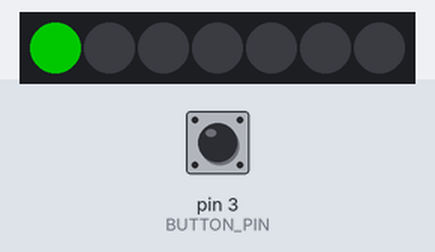
Recording of a sketch running on a simulated Arduino Uno, built with avr-gcc and run on an emulated ATmega328P. Parts: 7 RGB LEDs in strip order, left to right. The inputs (shaded band) are chosen by the test bench; at power-on: pin 3 (BUTTON_PIN) LOW. Dim RGB values are drawn brighter than linear; the strip is taken to match the declared colour order.

Above: at 1.2 s.
1.3 s: pin 3 (BUTTON_PIN) pulled HIGH for 0.15 s
At 1.9 s:
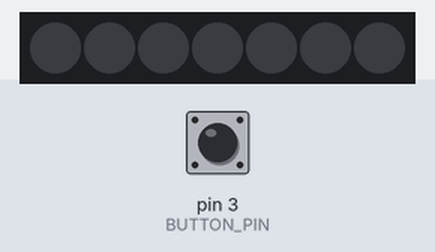
2.9 s: pin 3 (BUTTON_PIN) pulled HIGH for 1 s
At 4.3 s:
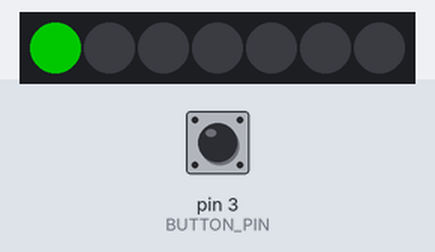
5.4 s: pin 3 (BUTTON_PIN) pulled HIGH for 3.2 s
At 6.2 s:
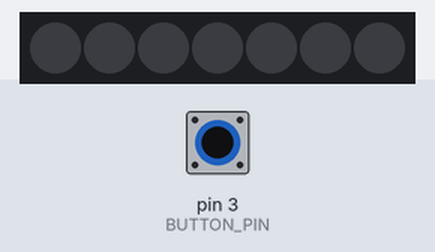
Timing chart, 0 to 8.4 s (numbered marks = the images above; inputs shaded):
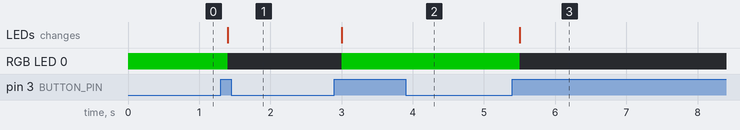

Measured:
- after the input at 1.3 s, RGB LED 0: RGB(0, 100, 0) → off after 0.10 s; the LEDs: change after 0.10 s (image 1)
- after the input at 2.9 s, RGB LED 0: off → RGB(0, 100, 0) after 0.10 s; the LEDs: change after 0.10 s (image 2)
- after the input at 5.4 s, RGB LED 0: RGB(0, 100, 0) → off after 0.10 s; the LEDs: change after 0.10 s (image 3)

The sketch:

jewel_button.ino
```cpp
// A basic everyday NeoPixel strip test program.

// NEOPIXEL BEST PRACTICES for most reliable operation:
// - Add 1000 uF CAPACITOR between NeoPixel strip's + and - connections.
// - MINIMIZE WIRING LENGTH between microcontroller board and first pixel.
// - NeoPixel strip's DATA-IN should pass through a 300-500 OHM RESISTOR.
// - AVOID connecting NeoPixels on a LIVE CIRCUIT. If you must, ALWAYS
//   connect GROUND (-) first, then +, then data.
// - When using a 3.3V microcontroller with a 5V-powered NeoPixel strip,
//   a LOGIC-LEVEL CONVERTER on the data line is STRONGLY RECOMMENDED.
// (Skipping these may work OK on your workbench but can fail in the field)

#include <Adafruit_NeoPixel.h>
#ifdef __AVR__
 #include <avr/power.h> // Required for 16 MHz Adafruit Trinket
#endif

// Which pin on the Arduino is connected to the NeoPixels?
// On a Trinket or Gemma we suggest changing this to 1:
#define LED_PIN    6

#define BUTTON_PIN  3

// How many NeoPixels are attached to the Arduino?
#define LED_COUNT 7

// Declare our NeoPixel strip object:
Adafruit_NeoPixel strip(LED_COUNT, LED_PIN, NEO_WGBR + NEO_KHZ800);
// Argument 1 = Number of pixels in NeoPixel strip
// Argument 2 = Arduino pin number (most are valid)
// Argument 3 = Pixel type flags, add together as needed:
//   NEO_KHZ800  800 KHz bitstream (most NeoPixel products w/WS2812 LEDs)
//   NEO_KHZ400  400 KHz (classic 'v1' (not v2) FLORA pixels, WS2811 drivers)
//   NEO_GRB     Pixels are wired for GRB bitstream (most NeoPixel products)
//   NEO_RGB     Pixels are wired for RGB bitstream (v1 FLORA pixels, not v2)
//   NEO_RGBW    Pixels are wired for RGBW bitstream (NeoPixel RGBW products)


//Variables for working with button
bool ledState = true;
int buttonState;
int lastButtonState = 0;

unsigned long lastDebounceTime = 0; //the last time output pin was toggled
unsigned long debounceDelay = 100;


// setup() function -- runs once at startup --------------------------------

void setup() {
  // These lines are specifically to support the Adafruit Trinket 5V 16 MHz.
  // Any other board, you can remove this part (but no harm leaving it):
#if defined(__AVR_ATtiny85__) && (F_CPU == 16000000)
  clock_prescale_set(clock_div_1);
#endif
  // END of Trinket-specific code.

  pinMode(BUTTON_PIN, INPUT);
  Serial.begin(9600);

  strip.begin();           // INITIALIZE NeoPixel strip object (REQUIRED)
  strip.show();            // Turn OFF all pixels ASAP
  strip.setBrightness(100); // Set BRIGHTNESS to about 1/5 (max = 255)
}


// loop() function -- runs repeatedly as long as board is on ---------------

void loop() {
  //read the state of the button
  int reading = digitalRead(BUTTON_PIN);

  //Serial.println(reading);

  //check to see if you the state of button has switched
  if (reading != lastButtonState) {
    lastDebounceTime = millis(); //reset the debouncing time
  }

  if ((millis() - lastDebounceTime) > debounceDelay) {
    if (reading != buttonState) {
      buttonState = reading;
      if (buttonState==1){
        ledState = !ledState;
      }
    }
  }

  if (ledState) {
    strip.setPixelColor(0, strip.Color(0,255,0));
    strip.show();
    }
   else if (!ledState) {
    strip.clear();
    strip.show();
   }

  lastButtonState = reading;

}
```
